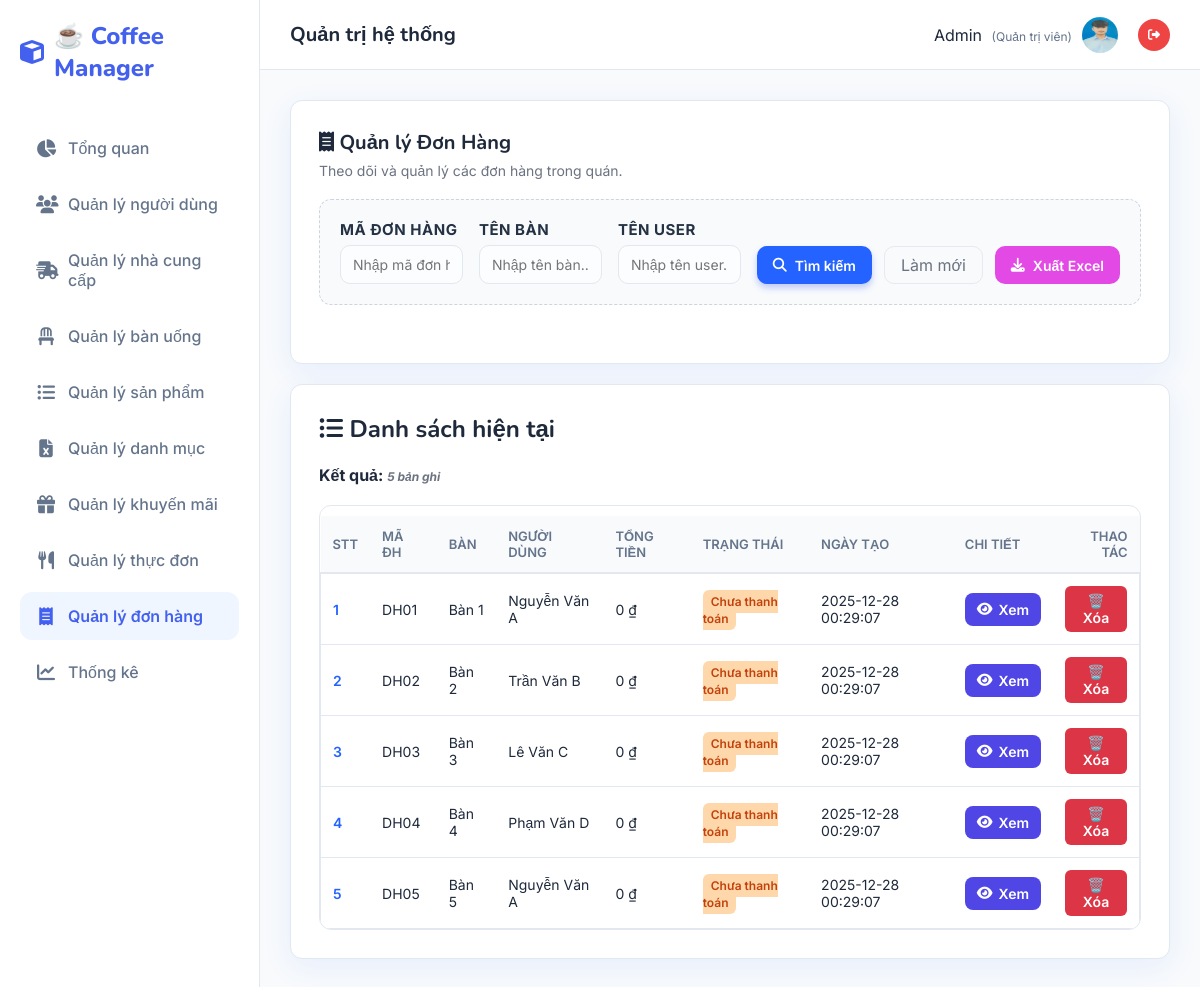
/Donhang/danhsach (signed in), run on an earlier commit of the app's database.
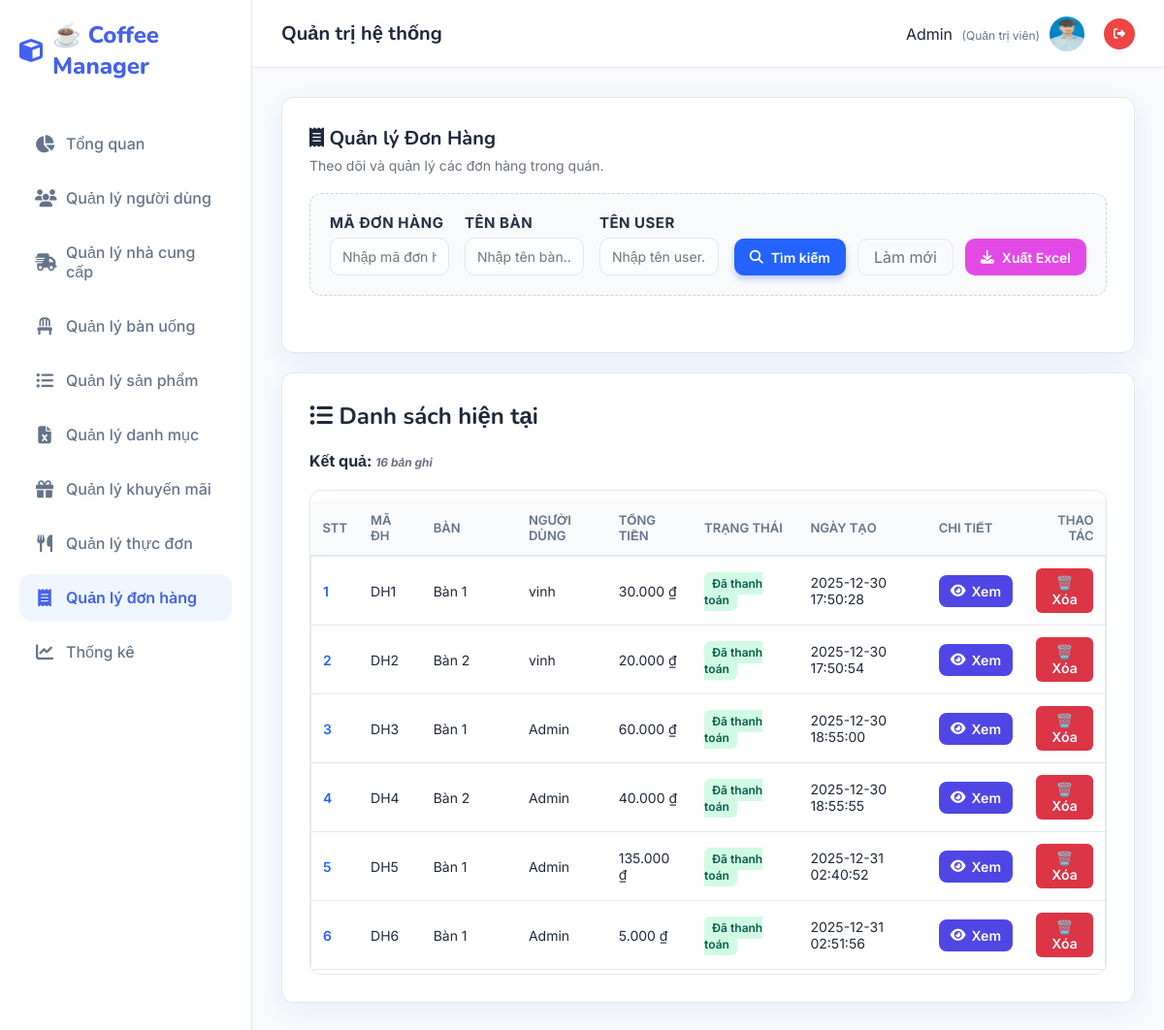
And on a later commit of the database.
### tables this page shows
CREATE TABLE `don_hang` (
  `ma_don_hang` varchar(50) NOT NULL,
  `ma_ban` varchar(50) DEFAULT NULL,
  `ma_user` varchar(50) DEFAULT NULL,
  `tong_tien` decimal(12,2) DEFAULT 0.00,
  `trang_thai_thanh_toan` enum('chua_thanh_toan','da_thanh_toan') DEFAULT 'chua_thanh_toan',
  `ngay_tao` datetime DEFAULT current_timestamp()
);

CREATE TABLE `ban_uong` (
  `ma_ban` varchar(50) NOT NULL,
  `ten_ban` varchar(100) NOT NULL,
  `so_cho_ngoi` int(11) NOT NULL,
  `trang_thai_ban` enum('trong','dang_su_dung') DEFAULT 'trong',
  `ngay_tao` datetime DEFAULT current_timestamp()
);

CREATE TABLE `users` (
  `ma_user` varchar(50) NOT NULL,
  `ten_user` varchar(100) NOT NULL,
  `password` varchar(255) NOT NULL,
  `email` varchar(100) NOT NULL,
  `phan_quyen` enum('admin','nhan_vien') DEFAULT 'nhan_vien',
  `ngay_tao` datetime DEFAULT current_timestamp()
);

### MVC/Core/controller.php (called while the page is built, shortened)
<?php
    class controller{
        public function model($model){
        return new $model;
        }
        public function view($view,$data=[]){
            include_once __DIR__.'/../Views/'.$view.'.php';
        }
    }
?>

### MVC/Controllers/Donhang.php (called while the page is built, shortened)
<?php
    class Donhang extends controller{
        private $dh;
        function __construct()
        {
            $this->dh = $this->model("Donhang_m");
        }
        function danhsach(){
            $result = $this->dh->Donhang_getAll();
            $this->view('Master',[
                'page' => 'Danhsachdonhang_v',
                'dulieu' => $result
            ]);
        }
    }
?>

### MVC/Core/app.php (called while the page is built, shortened)
<?php
    class app{
        protected $action = "Get_data";
        function __construct()
        {
            $arr = $this->processURL();
            if($arr!=null){
                if(file_exists(__DIR__.'/../Controllers/'.$arr[0].'.php')){
                    unset($arr[0]);
                }
            }
            $this->controller=new $this->controller;
            if(isset($arr[1])){
                if(method_exists($this->controller,$arr[1])){
                    $this->action=$arr[1];
                    unset($arr[1]);
                }
            }
            $this->param=$arr?array_values($arr):[];
            call_user_func_array([$this->controller,$this->action],$this->param);
        }
        function processURL(){
        if(isset($_GET['url'])){
            return explode('/',filter_var(trim($_GET['url']),FILTER_DEFAULT));
        }
    }
    }
?>

### index.php (called while the page is built, shortened)
<?php
    $myapp = new app();
?>

### MVC/Core/connectDB.php (called while the page is built, shortened)
<?php
    class connectDB{
            function __construct()
            {
                $this->con=mysqli_connect('localhost','root','','Web');
            }
    }
?>

### MVC/Models/Donhang_m.php (called while the page is built, shortened)
<?php
    class Donhang_m extends connectDB{
        function Donhang_getAll(){
            $sql = "SELECT d.*, bu.ten_ban, u.ten_user FROM don_hang d
                    LEFT JOIN ban_uong bu ON d.ma_ban = bu.ma_ban
                    LEFT JOIN users u ON d.ma_user = u.ma_user
                    ORDER BY CAST(SUBSTRING(d.ma_don_hang, 3) AS UNSIGNED) ASC";
            return mysqli_query($this->con, $sql);
        }
    }
?>

### MVC/Views/Pages/Danhsachdonhang_v.php (the view, shortened to what the changed rows need)
<!DOCTYPE html>
<html lang="vi">
<body>
    <div class="card">
        <div class="actions-top">
            <div>
                <h1><i class="fa-solid fa-receipt"></i> Quản lý Đơn Hàng</h1>
            </div>
        </div>
    </div>
    <div class="card">
        <h2><i class="fa-solid fa-list-ul"></i> Danh sách hiện tại</h2>
        <?php
        if(isset($data['dulieu'])){
            if (is_object($data['dulieu'])) {
                $count = mysqli_num_rows($data['dulieu']);
                mysqli_data_seek($data['dulieu'], 0);
            } else {
                $count = 0;
            }
        ?>
        <div style="margin:10px 0">
            <strong>Kết quả: <span id="resultCount" class="hint"></span></strong>
        </div>
        <div class="table-container">
            <table>
                <thead>
                    <tr>
                        <th>STT</th>
                        <th>Mã ĐH</th>
                        <th>Bàn</th>
                        <th>Người dùng</th>
                        <th>Tổng tiền</th>
                        <th>Trạng thái</th>
                        <th>Ngày tạo</th>
                        <th>Chi tiết</th>
                        <th style="text-align:right">Thao tác</th>
                    </tr>
                </thead>
                <tbody id="dhBody">
                    <?php
                    if($count > 0) {
                        $serial = 1;
                        while($row = mysqli_fetch_array($data['dulieu'])){
                    ?>
                    <tr>
                        <td><span style="font-weight:600;color:var(--accent)"><?php echo $serial++; ?></span>
                        </td>
                        <td><?php echo htmlspecialchars($row['ma_don_hang']) ?></td>
                        <td><?php echo isset($row['ten_ban']) ? htmlspecialchars($row['ten_ban']) : htmlspecialchars($row['ma_ban']) ?>
                        </td>
                        <td><?php echo isset($row['ten_user']) ? htmlspecialchars($row['ten_user']) : htmlspecialchars($row['ma_user']) ?>
                        </td>
                        <td><?php echo number_format($row['tong_tien'], 0, ',', '.') ?> ₫</td>
                        <td>
                            <span
                                style="background:<?php echo $row['trang_thai_thanh_toan']=='chua_thanh_toan'?'#fed7aa':'#d1fae5'; ?>;color:<?php echo $row['trang_thai_thanh_toan']=='chua_thanh_toan'?'#c2410c':'#065f46'; ?>;padding:4px 8px;border-radius:6px;font-size:12px;font-weight:600">
                                <?php echo $row['trang_thai_thanh_toan'] == 'chua_thanh_toan' ? 'Chưa thanh toán' : 'Đã thanh toán'; ?>
                            </span>
                        </td>
                        <td><?php echo htmlspecialchars($row['ngay_tao']) ?></td>
                        <td>
                            <button class="detail-btn" onclick="showOrderDetails('<?php echo $row['ma_don_hang']; ?>')">
                                <i class="fa-solid fa-eye"></i> Xem
                            </button>
                        </td>
                        <td style="text-align:right">
                            <a href="http://localhost/QLSP/Donhang/xoa/<?php echo urlencode($row['ma_don_hang']) ?>"
                                onclick="return confirm('Bạn có chắc chắn muốn xoá không?')"><button
                                    class="btn-delete">🗑️
                                    Xóa</button></a>
                        </td>
                    </tr>
                    <?php } } ?>
                </tbody>
            </table>
        </div>
        <?php } ?>
    </div>
</body>
</html>

What changed in the data, as far as the page shows it:
removed don_hang: ma_don_hang "DH01", ma_ban.ten_ban "Bàn 1", ma_user.ten_user "Nguyễn Văn A", tong_tien "0", trang_thai_thanh_toan "Chưa thanh toán", ngay_tao "2025-12-28 00:29:07"
removed don_hang: ma_don_hang "DH02", ma_ban.ten_ban "Bàn 2", ma_user.ten_user "Trần Văn B", tong_tien "0", trang_thai_thanh_toan "Chưa thanh toán", ngay_tao "2025-12-28 00:29:07"
removed don_hang: ma_don_hang "DH03", ma_ban.ten_ban "Bàn 3", ma_user.ten_user "Lê Văn C", tong_tien "0", trang_thai_thanh_toan "Chưa thanh toán", ngay_tao "2025-12-28 00:29:07"
removed don_hang: ma_don_hang "DH04", ma_ban.ten_ban "Bàn 4", ma_user.ten_user "Phạm Văn D", tong_tien "0", trang_thai_thanh_toan "Chưa thanh toán", ngay_tao "2025-12-28 00:29:07"
removed don_hang: ma_don_hang "DH05", ma_ban.ten_ban "Bàn 5", ma_user.ten_user "Nguyễn Văn A", tong_tien "0", trang_thai_thanh_toan "Chưa thanh toán", ngay_tao "2025-12-28 00:29:07"
added don_hang: ma_don_hang "DH1", ma_ban.ten_ban "Bàn 1", ma_user.ten_user "vinh", tong_tien "30.000", trang_thai_thanh_toan "Đã thanh toán", ngay_tao "2025-12-30 17:50:28"
added don_hang: ma_don_hang "DH2", ma_ban.ten_ban "Bàn 2", ma_user.ten_user "vinh", tong_tien "20.000", trang_thai_thanh_toan "Đã thanh toán", ngay_tao "2025-12-30 17:50:54"
added don_hang: ma_don_hang "DH3", ma_ban.ten_ban "Bàn 1", ma_user.ten_user "Admin", tong_tien "60.000", trang_thai_thanh_toan "Đã thanh toán", ngay_tao "2025-12-30 18:55:00"
added don_hang: ma_don_hang "DH4", ma_ban.ten_ban "Bàn 2", ma_user.ten_user "Admin", tong_tien "40.000", trang_thai_thanh_toan "Đã thanh toán", ngay_tao "2025-12-30 18:55:55"
added don_hang: ma_don_hang "DH5", ma_ban.ten_ban "Bàn 1", ma_user.ten_user "Admin", tong_tien "135.000", trang_thai_thanh_toan "Đã thanh toán", ngay_tao "2025-12-31 02:40:52"
added don_hang: ma_don_hang "DH6", ma_ban.ten_ban "Bàn 1", ma_user.ten_user "Admin", tong_tien "5.000", trang_thai_thanh_toan "Đã thanh toán", ngay_tao "2025-12-31 02:51:56"
Also different on the page:
text written by a page script: "5 bản ghi" → "16 bản ghi"
